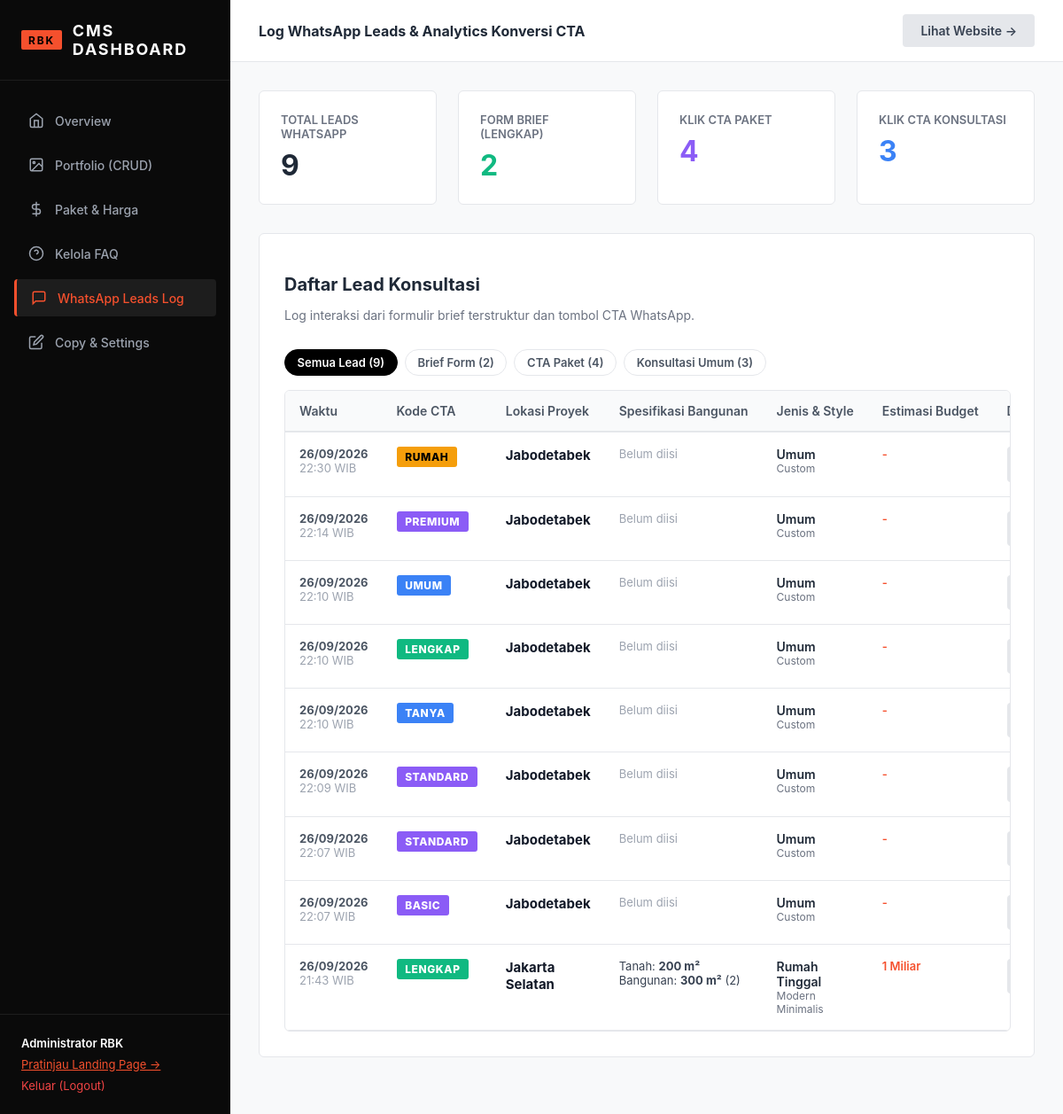
Page /admin/leads.php (signed in) on the earlier database version.
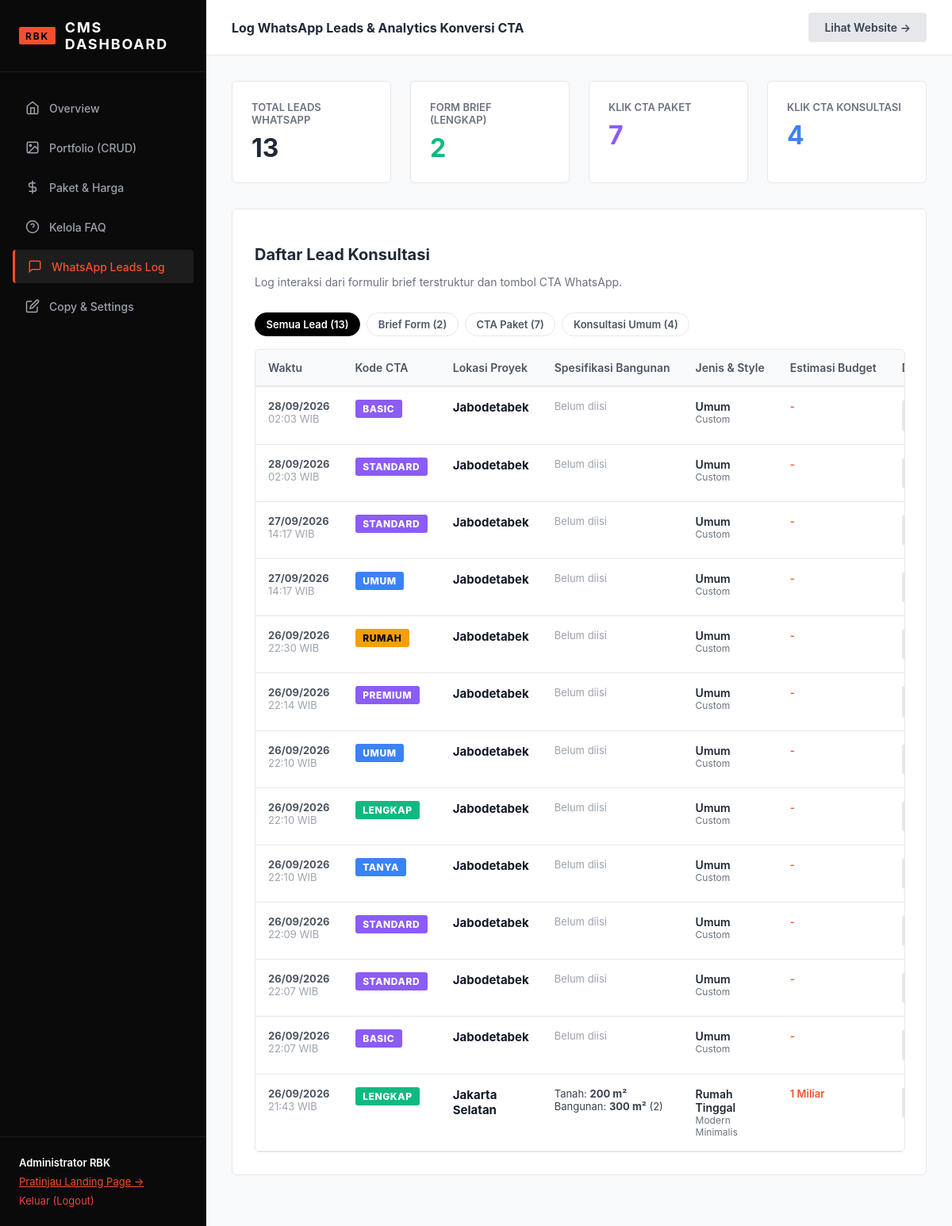
Same page on the later database version.
### tables this page shows
CREATE TABLE leads (
        id INTEGER PRIMARY KEY AUTOINCREMENT,
        name TEXT,
        wa_number TEXT,
        location TEXT,
        land_area TEXT,
        building_area TEXT,
        floors TEXT,
        building_type TEXT,
        style TEXT,
        budget TEXT,
        full_message TEXT,
        source_cta TEXT,
        status TEXT DEFAULT 'new',
        created_at DATETIME DEFAULT CURRENT_TIMESTAMP
    );

### config/auth.php (called while the page is built, shortened)
<?php
function e($string) {
    return htmlspecialchars($string ?? '', ENT_QUOTES, 'UTF-8');
}

### admin/leads.php (the view, shortened to what this page needs)
<?php
require_once __DIR__ . '/../config/auth.php';
$db = getDB();
$filter = $_GET['filter'] ?? 'all';
$sql = "SELECT * FROM leads";
$params = [];
$sql .= " ORDER BY created_at DESC";
$leads = $db->prepare($sql);
$leads->execute($params);
$leadsList = $leads->fetchAll();
$totalLeads = $db->query("SELECT COUNT(*) FROM leads")->fetchColumn();
$totalBriefs = $db->query("SELECT COUNT(*) FROM leads WHERE source_cta = 'LENGKAP'")->fetchColumn();
$totalPaket = $db->query("SELECT COUNT(*) FROM leads WHERE source_cta IN ('BASIC', 'STANDARD', 'PREMIUM', 'REKOMENDASI')")->fetchColumn();
$totalGeneral = $db->query("SELECT COUNT(*) FROM leads WHERE source_cta NOT IN ('LENGKAP', 'BASIC', 'STANDARD', 'PREMIUM', 'REKOMENDASI')")->fetchColumn();
?>
<!DOCTYPE html>
<html lang="id">
<head>
  <link rel="stylesheet" href="/assets/css/admin.css">
</head>
<body class="admin-body">
  <?php include __DIR__ . '/sidebar.php'; ?>
  <div class="admin-main">
    <div class="admin-topbar">
      <div><strong>Log WhatsApp Leads & Analytics Konversi CTA</strong></div>
      <a href="/" target="_blank" class="btn-admin btn-admin-secondary">Lihat Website &rarr;</a>
    </div>
    <div class="admin-content">
      <div class="stats-grid">
        <div class="stat-card">
          <div class="stat-label">Total Leads WhatsApp</div>
          <div class="stat-value"><?= $totalLeads; ?></div>
        </div>
        <div class="stat-card">
          <div class="stat-label">Form Brief (Lengkap)</div>
          <div class="stat-value" style="color: #10B981;"><?= $totalBriefs; ?></div>
        </div>
        <div class="stat-card">
          <div class="stat-label">Klik CTA Paket</div>
          <div class="stat-value" style="color: #8B5CF6;"><?= $totalPaket; ?></div>
        </div>
        <div class="stat-card">
          <div class="stat-label">Klik CTA Konsultasi</div>
          <div class="stat-value" style="color: #3B82F6;"><?= $totalGeneral; ?></div>
        </div>
      </div>
      <div class="card">
        <div style="display: flex; align-items: center; justify-content: space-between; flex-wrap: wrap; gap: 1rem; margin-bottom: 1rem;">
          <div>
            <h2 style="font-size: 1.25rem; font-weight: 700; margin-bottom: 0.25rem;">Daftar Lead Konsultasi</h2>
            <p style="font-size: 0.875rem; color: #6B7280;">Log interaksi dari formulir brief terstruktur dan tombol CTA WhatsApp.</p>
          </div>
          <div class="filter-pills" style="margin-bottom: 0;">
            <a href="/admin/leads.php?filter=all" class="filter-pill <?= $filter === 'all' ? 'active' : ''; ?>">Semua Lead (<?= $totalLeads; ?>)</a>
            <a href="/admin/leads.php?filter=brief" class="filter-pill <?= $filter === 'brief' ? 'active' : ''; ?>">Brief Form (<?= $totalBriefs; ?>)</a>
            <a href="/admin/leads.php?filter=paket" class="filter-pill <?= $filter === 'paket' ? 'active' : ''; ?>">CTA Paket (<?= $totalPaket; ?>)</a>
            <a href="/admin/leads.php?filter=umum" class="filter-pill <?= $filter === 'umum' ? 'active' : ''; ?>">Konsultasi Umum (<?= $totalGeneral; ?>)</a>
          </div>
        </div>
        <?php if (empty($leadsList)): ?>
          <div style="text-align: center; padding: 4rem 2rem; color: #9CA3AF; background: #F9FAFB; border-radius: 6px; border: 1px dashed #E5E7EB;">
            <svg width="48" height="48" viewBox="0 0 24 24" fill="none" stroke="currentColor" stroke-width="1.5" style="margin-bottom: 1rem; color: #D1D5DB;"><path d="M21 15a2 2 0 0 1-2 2H7l-4 4V5a2 2 0 0 1 2-2h14a2 2 0 0 1 2 2z"/></svg>
            <div style="font-size: 1rem; font-weight: 600; color: #374151;">Belum Ada Lead Tersimpan</div>
            <div style="font-size: 0.875rem; color: #6B7280; margin-top: 0.25rem;">Leads akan otomatis masuk ketika pengunjung mengklik CTA WhatsApp atau mengirim formulir brief.</div>
          </div>
        <?php else: ?>
          <div class="table-responsive">
            <table class="admin-table">
              <thead>
                <tr>
                  <th style="width: 130px;">Waktu</th>
                  <th style="width: 140px;">Kode CTA</th>
                  <th style="width: 180px;">Lokasi Proyek</th>
                  <th style="width: 200px;">Spesifikasi Bangunan</th>
                  <th style="width: 180px;">Jenis & Style</th>
                  <th style="width: 160px;">Estimasi Budget</th>
                  <th style="width: 160px;">Detail Brief</th>
                </tr>
              </thead>
              <tbody>
                <?php foreach ($leadsList as $lead): ?>
                  <?php
                    $ctaCode = strtoupper($lead['source_cta'] ?? 'UMUM');
                    $badgeClass = 'umum';
                    if ($ctaCode === 'LENGKAP') {
                        $badgeClass = 'lengkap';
                    } elseif (in_array($ctaCode, ['BASIC', 'STANDARD', 'PREMIUM', 'REKOMENDASI'])) {
                        $badgeClass = 'paket';
                    } elseif (in_array($ctaCode, ['SEBELUM-BANGUN', 'RUMAH', 'KOMERSIAL'])) {
                        $badgeClass = 'sebelum';
                    }
                  ?>
                  <tr>
                    <td style="white-space: nowrap; font-size: 0.8125rem; color: #4B5563;">
                      <strong><?= date('d/m/Y', strtotime($lead['created_at'])); ?></strong><br>
                      <span style="color: #9CA3AF;"><?= date('H:i', strtotime($lead['created_at'])); ?> WIB</span>
                    </td>
                    <td>
                      <span class="badge-cta <?= $badgeClass; ?>"><?= e($ctaCode); ?></span>
                    </td>
                    <td>
                      <strong style="color: #111827; font-size: 0.9375rem;"><?= e($lead['location'] ?? 'Jabodetabek'); ?></strong>
                    </td>
                    <td style="font-size: 0.8125rem; color: #374151;">
                      <?php if (!empty($lead['land_area']) || !empty($lead['building_area'])): ?>
                        <div>Tanah: <strong><?= e($lead['land_area'] ?? '-'); ?> m²</strong></div>
                        <div>Bangunan: <strong><?= e($lead['building_area'] ?? '-'); ?> m²</strong> (<?= e($lead['floors'] ?? '-'); ?>)</div>
                      <?php else: ?>
                        <span style="color: #9CA3AF;">Belum diisi</span>
                      <?php endif; ?>
                    </td>
                    <td>
                      <div style="font-weight: 600; color: #1F2937;"><?= e($lead['building_type'] ?? 'Umum'); ?></div>
                      <div style="font-size: 0.75rem; color: #6B7280;"><?= e($lead['style'] ?? 'Custom'); ?></div>
                    </td>
                    <td style="font-size: 0.8125rem; font-weight: 600; color: var(--admin-primary);">
                      <?= e($lead['budget'] ?? '-'); ?>
                    </td>
                    <td>
                      <button type="button" class="btn-admin btn-admin-secondary btn-view-brief" style="padding: 0.35rem 0.75rem; font-size: 0.75rem;" data-message="<?= e($lead['full_message']); ?>" data-cta="<?= e($ctaCode); ?>" data-date="<?= date('d M Y H:i', strtotime($lead['created_at'])); ?>">
                      </button>
                    </td>
                  </tr>
                <?php endforeach; ?>
              </tbody>
            </table>
          </div>
        <?php endif; ?>
      </div>
    </div>
  </div>
</body>
</html>

### admin/sidebar.php
<?php
$currentPage = basename($_SERVER['PHP_SELF']);
?>
<div class="admin-sidebar">
  <div class="sidebar-header">
    <span class="sidebar-badge">RBK</span>
    <span>CMS DASHBOARD</span>
  </div>
  <nav class="sidebar-nav">
    <a href="/admin/dashboard.php" class="sidebar-link <?= $currentPage == 'dashboard.php' ? 'active' : ''; ?>">
      <svg width="18" height="18" viewBox="0 0 24 24" fill="none" stroke="currentColor" stroke-width="2"><path d="M3 9l9-7 9 7v11a2 2 0 0 1-2 2H5a2 2 0 0 1-2-2z"/><polyline points="9 22 9 12 15 12 15 22"/></svg>
      Overview
    </a>
    <a href="/admin/portfolio.php" class="sidebar-link <?= $currentPage == 'portfolio.php' ? 'active' : ''; ?>">
      <svg width="18" height="18" viewBox="0 0 24 24" fill="none" stroke="currentColor" stroke-width="2"><rect x="3" y="3" width="18" height="18" rx="2"/><circle cx="8.5" cy="8.5" r="1.5"/><polyline points="21 15 16 10 5 21"/></svg>
      Portfolio (CRUD)
    </a>
    <a href="/admin/pricing.php" class="sidebar-link <?= $currentPage == 'pricing.php' ? 'active' : ''; ?>">
      <svg width="18" height="18" viewBox="0 0 24 24" fill="none" stroke="currentColor" stroke-width="2"><line x1="12" y1="1" x2="12" y2="23"/><path d="M17 5H9.5a3.5 3.5 0 0 0 0 7h5a3.5 3.5 0 0 1 0 7H6"/></svg>
      Paket & Harga
    </a>
    <a href="/admin/faq.php" class="sidebar-link <?= $currentPage == 'faq.php' ? 'active' : ''; ?>">
      <svg width="18" height="18" viewBox="0 0 24 24" fill="none" stroke="currentColor" stroke-width="2"><circle cx="12" cy="12" r="10"/><path d="M9.09 9a3 3 0 0 1 5.83 1c0 2-3 3-3 3"/><line x1="12" y1="17" x2="12.01" y2="17"/></svg>
      Kelola FAQ
    </a>
    <a href="/admin/leads.php" class="sidebar-link <?= $currentPage == 'leads.php' ? 'active' : ''; ?>">
      <svg width="18" height="18" viewBox="0 0 24 24" fill="none" stroke="currentColor" stroke-width="2"><path d="M21 15a2 2 0 0 1-2 2H7l-4 4V5a2 2 0 0 1 2-2h14a2 2 0 0 1 2 2z"/></svg>
      WhatsApp Leads Log
    </a>
    <a href="/admin/content.php" class="sidebar-link <?= $currentPage == 'content.php' ? 'active' : ''; ?>">
      <svg width="18" height="18" viewBox="0 0 24 24" fill="none" stroke="currentColor" stroke-width="2"><path d="M11 4H4a2 2 0 0 0-2 2v14a2 2 0 0 0 2 2h14a2 2 0 0 0 2-2v-7"/><path d="M18.5 2.5a2.121 2.121 0 0 1 3 3L12 15l-4 1 1-4 9.5-9.5z"/></svg>
      Copy & Settings
    </a>
  </nav>
  <div class="sidebar-footer">
    <div style="margin-bottom: 0.5rem; color: #FFF; font-weight: 600;"><?= e($_SESSION['admin_user']['name'] ?? 'Admin'); ?></div>
    <a href="/" target="_blank" style="color: var(--admin-primary); text-decoration: underline; display: block; margin-bottom: 0.5rem;">Pratinjau Landing Page &rarr;</a>
    <a href="/admin/logout.php" style="color: #EF4444; text-decoration: none;">Keluar (Logout)</a>
  </div>
</div>

### assets/css/admin.css (style rules this page uses)
:root { --admin-sidebar-bg: #0A0A0A; --admin-content-bg: #F8F9FA; --admin-card-bg: #FFFFFF; --admin-border: #E5E7EB; --admin-text: #1F2937; --admin-muted: #6B7280; --admin-primary: #F5502D; --admin-primary-hover: #D83C1A; }
body.admin-body { font-family: 'Plus Jakarta Sans', -apple-system, sans-serif; background-color: var(--admin-content-bg); color: var(--admin-text); margin: 0; display: flex; min-height: 100vh; }
.admin-sidebar { width: 260px; background-color: var(--admin-sidebar-bg); color: #FFFFFF; display: flex; flex-direction: column; flex-shrink: 0; }
.sidebar-header { padding: 1.5rem; border-bottom: 1px solid rgba(255,255,255,0.08); font-weight: 700; font-size: 1.125rem; letter-spacing: 0.1em; display: flex; align-items: center; gap: 0.75rem; }
.sidebar-badge { background: var(--admin-primary); color: #000; padding: 0.2rem 0.5rem; font-size: 0.75rem; border-radius: 2px; }
.sidebar-nav { padding: 1.5rem 1rem; display: flex; flex-direction: column; gap: 0.5rem; flex-grow: 1; }
.sidebar-link { color: #9CA3AF; padding: 0.75rem 1rem; border-radius: 4px; text-decoration: none; font-size: 0.875rem; font-weight: 500; display: flex; align-items: center; gap: 0.75rem; transition: all 0.2s ease; }
.sidebar-link:hover, .sidebar-link.active { background: rgba(255, 255, 255, 0.08); color: #FFFFFF; }
.sidebar-link.active { border-left: 3px solid var(--admin-primary); color: var(--admin-primary); }
.sidebar-footer { padding: 1.5rem; border-top: 1px solid rgba(255,255,255,0.08); font-size: 0.8125rem; color: #6B7280; }
.admin-main { flex-grow: 1; display: flex; flex-direction: column; min-width: 0; overflow-x: hidden; }
.admin-topbar { background: #FFFFFF; padding: 1rem 2rem; border-bottom: 1px solid var(--admin-border); display: flex; align-items: center; justify-content: space-between; }
.admin-content { padding: 2rem; flex-grow: 1; }
.stats-grid { display: grid; grid-template-columns: repeat(4, 1fr); gap: 1.5rem; margin-bottom: 2rem; }
.stat-card { background: var(--admin-card-bg); padding: 1.5rem; border-radius: 6px; border: 1px solid var(--admin-border); display: flex; flex-direction: column; }
.stat-label { font-size: 0.8125rem; color: var(--admin-muted); font-weight: 600; text-transform: uppercase; margin-bottom: 0.5rem; }
.stat-value { font-size: 2rem; font-weight: 700; color: var(--admin-text); }
.card { background: var(--admin-card-bg); border: 1px solid var(--admin-border); border-radius: 6px; padding: 1.75rem; margin-bottom: 2rem; }
.btn-admin { padding: 0.625rem 1.25rem; font-size: 0.875rem; font-weight: 600; border-radius: 4px; border: none; cursor: pointer; display: inline-flex; align-items: center; gap: 0.5rem; text-decoration: none; }
.btn-admin-secondary { background: #E5E7EB; color: #374151; }
.table-responsive { width: 100%; overflow-x: auto; -webkit-overflow-scrolling: touch; margin-top: 1rem; border: 1px solid var(--admin-border); border-radius: 6px; }
.admin-table { width: 100%; border-collapse: collapse; font-size: 0.875rem; min-width: 900px; }
.admin-table th { background: #F9FAFB; font-weight: 600; color: #4B5563; padding: 0.875rem 1rem; text-align: left; border-bottom: 2px solid var(--admin-border); white-space: nowrap; }
.admin-table td { padding: 1rem; text-align: left; border-bottom: 1px solid var(--admin-border); vertical-align: top; }
.badge-cta { display: inline-block; padding: 0.25rem 0.6rem; font-size: 0.75rem; font-weight: 800; border-radius: 3px; letter-spacing: 0.05em; text-transform: uppercase; }
.badge-cta.lengkap { background: #10B981; color: #FFFFFF; }
.badge-cta.umum { background: #3B82F6; color: #FFFFFF; }
.badge-cta.paket { background: #8B5CF6; color: #FFFFFF; }
.badge-cta.sebelum { background: #F59E0B; color: #000000; }
.filter-pills { display: flex; gap: 0.5rem; flex-wrap: wrap; margin-bottom: 1.5rem; }
.filter-pill { padding: 0.4rem 0.85rem; font-size: 0.8125rem; font-weight: 600; border-radius: 20px; border: 1px solid var(--admin-border); background: #FFF; color: #4B5563; text-decoration: none; transition: all 0.2s ease; }
.filter-pill.active, .filter-pill:hover { background: #000; color: #FFF; border-color: #000; }

Differences in the rows shown:
added leads: created_at "28/09/2026", created_at "02:03", source_cta "BASIC", location "Jabodetabek", shows "Belum diisi", building_type "Umum", style "Custom", budget "-"
added leads: created_at "28/09/2026", created_at "02:03", source_cta "STANDARD", location "Jabodetabek", shows "Belum diisi", building_type "Umum", style "Custom", budget "-"
added leads: created_at "27/09/2026", created_at "14:17", source_cta "STANDARD", location "Jabodetabek", shows "Belum diisi", building_type "Umum", style "Custom", budget "-"
added leads: created_at "27/09/2026", created_at "14:17", source_cta "UMUM", location "Jabodetabek", shows "Belum diisi", building_type "Umum", style "Custom", budget "-"
Other differences:
$totalLeads: "9" → "13"
$totalPaket: "4" → "7"
$totalGeneral: "3" → "4"
